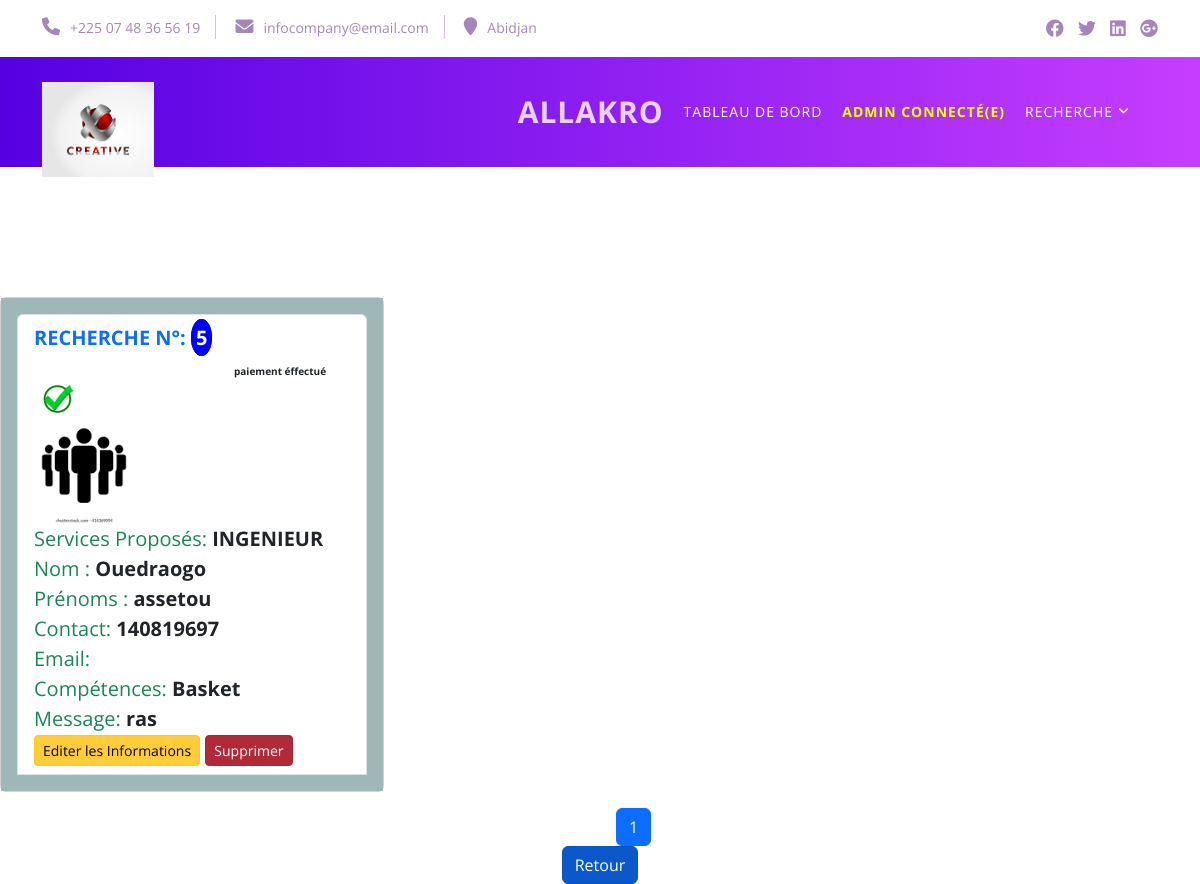
Page /recherche_emploi_list (signed in) on the committed database.
### gestion/models.py (models this page shows, shortened)
class Recherche_emploi(models.Model):
  class Valide_emploi(models.TextChoices):
    VALIDER = 'valider'
    NON_VALIDER = 'non_valider'
  photo = models.ImageField(upload_to="photos", blank=True, null=True)
  services = models.CharField(max_length=80,verbose_name=" services proposés par l'acteur")
  message = models.TextField(verbose_name='Message au public')
  acteur_emploi = models.ForeignKey('Acteur', on_delete= models.CASCADE)
  valide = models.BooleanField(default=0,verbose_name='valider la personne')
  statut = models.CharField(max_length=3,verbose_name='choix')

class Acteur(models.Model):
  class Genreacteur(models.TextChoices):
    MASCULIN = "MASCULIN", "Masculin"
    FEMININ = "FEMININ", "Feminin"
  class Valideracteur(models.TextChoices):
    VALIDER = 'valider'
    NON_VALIDER = 'non_valider'
  nom_acteur = models.CharField(default='inconnu',max_length=20,verbose_name="nom de l'acteur" )
  prenom_acteur = models.CharField(default='inconnu',max_length=30,verbose_name="prenoms de l'acteur")
  genre_acteur= models.CharField(default='inconnu',max_length=20,choices=Genreacteur.choices, verbose_name="genre de l'acteur")
  contact_acteur = models.CharField(default='inconnu',max_length=20,verbose_name="contact de l'acteur")
  provenance = models.CharField(default='inconnu',max_length=20,verbose_name="provenance de l'acteur")
  email_acteur =models.EmailField(default='',verbose_name="email de l'acteur")
  age_acteur = models.CharField(default='',max_length=20,verbose_name="age del'acteur")
  nombre_enfants = models.CharField(default='inconnu',max_length=20,verbose_name="nombre enfants de l'acteur")
  statut_prof = models.CharField(default='inconnu',max_length=50,verbose_name="metier de l'acteur")
  pays_naissance = models.CharField(default='inconnu',max_length=20,verbose_name="pays de naissance")
  situation_matrimoniale = models.CharField(default='inconnu',max_length=20,verbose_name="situation_matrimoniale")
  nationalité_acteur = models.CharField(default='inconnu',max_length=20,verbose_name="nationalité de l'acteur")
  competences_acteur = models.CharField(default='inconnu',max_length=50,verbose_name="competences de l'acteur")
  valide = models.BooleanField(default=1,verbose_name='valider la personne')
  statut = models.CharField(max_length=3,default= 'ok',verbose_name='choix')

### gestion/views.py (the view)
# urls.py: path('recherche_emploi_list', views.recherche_emploi_list,name='recherche_emploi_list'),
def recherche_emploi_list(request,pk=None):
  reche =''
  delete = False
  user = User.objects.all()
  firstname= request.user.username
  if request.user.username == 'admin':
       dash = 'active'
       delete = True
  else:
    delete = False
    dash = 'disabled'
  if pk is not None:
    reche = get_object_or_404(Recherche_emploi, pk=pk)
  pagination_number =6
  recherche_emploi  = Recherche_emploi.objects.all()
  paginator = Paginator(recherche_emploi,pagination_number)
  page=request.GET.get('page')
  recherche_mix= paginator.get_page(page)
  item_name = request.GET.get('item_name')
  if item_name != '' and item_name is not None:
    recherche_emploi = Recherche_emploi.objects.filter(services__icontains=item_name)
    pagination_number =20
    paginator = Paginator(recherche_emploi,pagination_number)
  recherche_li = []
  for item in recherche_emploi :
    if item.valide == 1 or item.valide ==None or request.user.username=='admin':
      aff =True
      item.statut = 'ok'
    else:
      aff = False
      item.statut ='non'
    if request.user.username=='admin':
      details = True
    else:
      details = False
    recherche_li.append({"recherche": item,'aff':aff})
  return render(request, "gestion/recherche_emploi_list.html", {"list": recherche_li,"it" :recherche_mix,'dash':dash,'delete':delete, 'reche':reche,'firstname':firstname})

### gestion/templates/gestion/recherche_emploi_list.html (shortened to what this page needs)
{% load static %}
<!DOCTYPE html>
<html lang="en">
  <head>
    <link href="https://cdn.jsdelivr.net/npm/bootstrap@5.3.0/dist/css/bootstrap.min.css" rel="stylesheet">
    <link rel="stylesheet" href="{% static 'css/fontawesome.css' %}">
    <link rel="stylesheet" href="{% static 'css/templatemo-tale-seo-agency.css'%}">
    <link rel="stylesheet" href="{% static 'css/owl.css' %}">
    <link rel="stylesheet" href="{% static 'css/animate.css' %}">
    <link rel="stylesheet"href="https://unpkg.com/swiper@7/swiper-bundle.min.css"/>
  </head>
<body>
  <div class="pre-header">
    <div class="container">
      <div class="row">
        <div class="col-lg-8 col-sm-9">
          <div class="left-info">
            <ul>
              <li><a href="#"><i class="fa fa-phone"></i>+225 07 48 36 56 19</a></li>
              <li><a href="#"><i class="fa fa-envelope"></i>infocompany@email.com</a></li>
              <li><a href="#"><i class="fa fa-map-marker"></i>Abidjan</a></li>
            </ul>
          </div>
        </div>
        <div class="col-lg-4 col-sm-3">
          <div class="social-icons">
            <ul>
              <li><a href="#"><i class="fab fa-facebook"></i></a></li>
              <li><a href="#"><i class="fab fa-twitter"></i></a></li>
              <li><a href="#"><i class="fab fa-linkedin"></i></a></li>
              <li><a href="#"><i class="fab fa-google-plus"></i></a></li>
            </ul>
          </div>
        </div>
      </div>
    </div>
  </div>
  <header class="header-area header-sticky">
    <div class="container">
        <div class="row">
            <div class="col">
                <nav class="main-nav">
                    <a href="/" class="logo">
                      <img src="{% static 'img/logolo.avif' %}" alt="" style="max-width: 112px;">
                  </a>
                  <ul class="nav">
                    <li class="scroll-to-section"><a href="/" class="active"><b style="font-size:30px">Allakro</a></b></li>
                   {% if  user.is_authenticated %}
                   {% if dash %}
                   <li><a class="scroll-to-section" href="{% url 'dashboard' %}" id='loge'>Tableau de bord</a></li>
                   {% endif %}
                   {% endif %}
                   {% if  user.is_authenticated %}
                   <li class="scroll-to-section"><a href="#"><b style='color:yellow'>{{ firstname }} connecté(e)</b></a></li>
                   {% endif %}
                   <li class="has-sub">
                     <a href="javascript:void(0)">Recherche</a>
                 </li>
                 </ul>
                </nav>
            </div>
        </div>
    </div>
  </header>
  <br><br><br><br>
  {% block content%}
  <video id="background-video" autoplay loop muted style="height: 100vh;
  width: 100vw;
  object-fit: cover;
  position: fixed;
  left: 0;
  right: 0;
  top: 0;
  bottom: 0;
  z-index: -1;">
    <source src="https://assets.codepen.io/6093409/river.mp4" type="video/mp4">
  </video>
  <br><br><br><br><br><br>
  <div  >
 <div class="row" >
  {% for item in list %}
  {% if item.aff%}
  <div class="col-md-4">
    <div class="card" >
      <div class="card-body" style="background-color: rgb(158, 184, 184);">
      <ul class="list-group" style=" font-size:20px" >
        <li class="list-group-item"  >
          <span class="text-primary"><b>RECHERCHE N°: </b></span> <span style=" background-color : blue ;border :5px solid blue;border-radius: 50%"><b style="color:white">{{ item.recherche.id}}</b></span>
           <b style='font-size:10px;margin-left:200px'> paiement éffectué</b> <img src="{% static 'img/valide.png' %}" style='width:50px' /></span>
            <br>
            <img src="{{ item.recherche.photo.url}}" style='width:100px'/></b></span>
            <br>
            <span class="text-success">Services Proposés: </span> <span><b>{{ item.recherche.services}}</b></span>
            <br>
            <span class="text-success">Nom : </span><span><b>{{ item.recherche.acteur_emploi.nom_acteur}}</b></span>
            <br>
            <span class="text-success">Prénoms : </span><span><b>{{ item.recherche.acteur_emploi.prenom_acteur}}</b></span>
            <br>
            <span class="text-success">Contact: </span><span><b>{{ item.recherche.acteur_emploi.contact_acteur}}</b></span>
            <br>
            <span class="text-success">Email: </span><span ><b>{{ item.recherche.acteur_emploi.email_acteur }}</b></span>
            <br>
            <span class="text-success">Compétences:  </span><span><b>{{ item.recherche.acteur_emploi.competences_acteur }}</b></span>
            <br>
            <span class="text-success">Message: </span><span><b>{{ item.recherche.message }}</b></span>
            <br style=" border:  5px solid black">
            {% if delete %}
            <span ><a class="btn btn-warning btn-sm active" role="button" href="{% url 'recherche_emploi_edit' item.recherche.pk %}">Editer les Informations</a></span>
            <a class="btn btn-sm btn-danger active" role="button" href="#" data-bs-toggle="modal" data-bs-target="#modal">Supprimer</a></li>
            {% endif %}
      </ul>
      </div>
    </div>
    </div>
    {% endif %}
    {% endfor %}
  </div>
 <div class="row mt-3" style=' margin-left:300px'>
  <div class="col-md-3 offset-md-4">
    <ul class="pagination">
      <li class="page-item active">
        <a  class="page-link" href="?page={{it.number}}">{{it.number}}</a>
      </li>
    </ul>
  </div>
 </div>
 <center>
  <div>
   <a class="btn btn-primary  active" role="button" href="{% url 'services_recherche_emploi'  %}">Retour</a>
 </div>
 </center>
 {% endblock %}
</body>
</html>

### static/css/templatemo-tale-seo-agency.css (style rules this page uses)
html, body, div, span, applet, object, iframe, h1, h2, h3, h4, h5, h6, p, blockquote, div pre, a, abbr, acronym, address, big, cite, code, del, dfn, em, font, img, ins, kbd, q, s, samp, small, strike, strong, sub, sup, tt, var, b, u, i, center, dl, dt, dd, ol, ul, li, figure, header, nav, section, article, aside, footer, figcaption { margin: 0; padding: 0; border: 0; outline: 0; }
ul, li { padding: 0; margin: 0; list-style: none; }
header, nav, section, article, aside, footer, hgroup { display: block; }
* { box-sizing: border-box; }
html, body { font-family: 'Open Sans', sans-serif; -ms-text-size-adjust: 100%; -webkit-font-smoothing: antialiased; -moz-osx-font-smoothing: grayscale; }
a { text-decoration: none !important; }
ul { margin-bottom: 0px; }
img { width: 100%; overflow: hidden; }
html, body { font-family: 'Open Sans', sans-serif; }
.header-area { position: absolute; background: rgb(85,0,227); background: linear-gradient(90deg, rgba(85,0,227,1) 0%, rgba(198,61,255,1) 100%); height: 110px; top: 57px; left: 0; right: 0; z-index: 100; -webkit-transition: all .5s ease 0s; -moz-transition: all .5s ease 0s; -o-transition: all .5s ease 0s; transition: all .5s ease 0s; }
.header-area .main-nav { min-height: 80px; background: transparent; display: flex }
.header-area .main-nav .logo { margin-top: 25px; flex-basis: 20%; -webkit-transition: all 0.3s ease 0s; -moz-transition: all 0.3s ease 0s; -o-transition: all 0.3s ease 0s; transition: all 0.3s ease 0s; }
.header-area .main-nav .nav { flex-basis: 80%; height: 110px; margin-top: 0px; margin-right: 0px; -webkit-transition: all 0.3s ease 0s; -moz-transition: all 0.3s ease 0s; -o-transition: all 0.3s ease 0s; transition: all 0.3s ease 0s; position: relative; z-index: 999; }
.nav { justify-content: right; }
.header-area .main-nav .nav li:first-child { padding-left: 60px; }
.header-area .main-nav .nav li:last-child { padding-right: 0px; }
.header-area .main-nav .nav li { padding-left: 30px; padding-right: 30px; }
.header-area .main-nav .nav li:nth-child(4) { padding-right: 45px !important; }
.header-area .main-nav .nav li a { display: block; font-weight: 400; font-size: 14px; text-transform: uppercase; color: #fff; -webkit-transition: all 0.4s ease 0s; -moz-transition: all 0.4s ease 0s; -o-transition: all 0.4s ease 0s; transition: all 0.4s ease 0s; height: 110px; line-height: 110px; border: transparent; letter-spacing: 1px; }
.header-area .main-nav .nav li:hover a, .header-area .main-nav .nav li a.active { color: #fff; opacity: 0.8; }
.header-area .main-nav .nav li.has-sub { position: relative; padding-right: 15px; }
.header-area .main-nav .nav li.has-sub:after { font-family: FontAwesome; content: "\f107"; font-size: 12px; color: #fff; position: absolute; right: 30px; top: 45px; }
.header-area.header-sticky .nav li a.active { color: #fff; }
@media (max-width: 1200px) { .header-area .main-nav .nav li { padding-left: 10px; padding-right: 10px; } }
@media (max-width: 1200px) { .header-area .main-nav:before { display: none; } }
.pre-header { background-color: #fff; padding: 15px 0px; }
.pre-header ul li { display: inline-block; }
.pre-header .left-info ul li:last-child { margin-right: 0px; padding-right: 0px; border-right: none; }
.pre-header .left-info ul li { margin-right: 15px; padding-right: 15px; border-right: 1px solid #dfb6ff; }
.pre-header .left-info ul li a { font-size: 14px; }
.pre-header .left-info ul li a i { font-size: 18px; margin-right: 10px; }
.pre-header ul li a { color: #a586bc; transition: all .4s; }
.pre-header .social-icons { text-align: right; }
.pre-header .social-icons ul li { margin-left: 10px; }
.pre-header .social-icons ul li a { font-size: 18px; }
body { overflow-x: hidden; }

### rows in the picture
Recherche_emploi: recherche.id "5", recherche.photo (picture), recherche.services "INGENIEUR", recherche.acteur_emploi.nom_acteur "Ouedraogo", recherche.acteur_emploi.prenom_acteur "assetou", recherche.acteur_emploi.contact_acteur "140819697", recherche.acteur_emploi.competences_acteur "Basket", recherche.message "ras"

### other values in the picture
{{ firstname }} "ADMIN"
{{ it.number }} "1"
